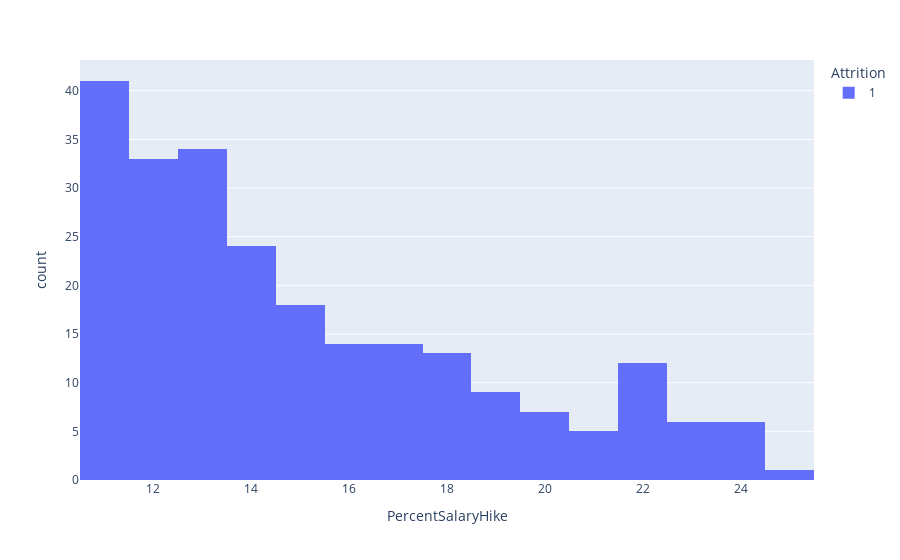

Here is the notebook cell this chart was saved with:
### Markdown cell above
Employees with the least JobSatisfaction = 1 has the highest possibility of leaving the company.

### Code cell
fig2 = px.histogram(df[df['Attrition'] == 1], x = 'PercentSalaryHike', color = 'Attrition')
fig2.show()

### Figure 1 — Plotly figure (JSON) as saved in the notebook; plotly's stock layout.template omitted (floating-point values rounded to 4 significant figures; data arrays with more than 128 entries replaced by an {"elided": "..."} marker saying what was removed)
{"data": [{"alignmentgroup": "True", "bingroup": "x", "hovertemplate": "Attrition=1<br>PercentSalaryHike=%{x}<br>count=%{y}<extra></extra>", "legendgroup": "1", "marker": {"color": "#636efa"}, "name": "1", "offsetgroup": "1", "orientation": "v", "showlegend": true, "type": "histogram", "x": {"elided": "237 int values"}, "xaxis": "x", "yaxis": "y"}], "layout": {"barmode": "relative", "legend": {"title": {"text": "Attrition"}, "tracegroupgap": 0}, "margin": {"t": 60}, "xaxis": {"anchor": "y", "domain": [0, 1], "title": {"text": "PercentSalaryHike"}}, "yaxis": {"anchor": "x", "domain": [0, 1], "title": {"text": "count"}}}}
